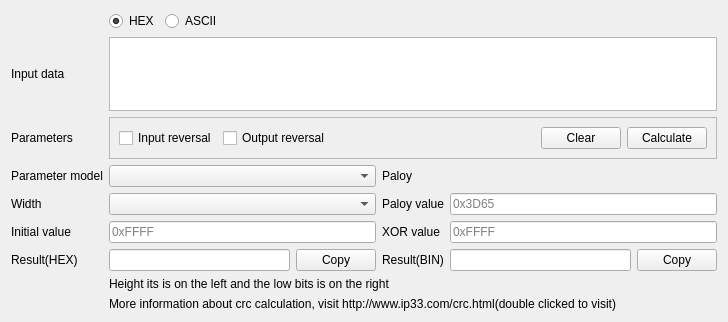
<?xml version="1.0" encoding="UTF-8"?>
<ui version="4.0">
 <class>xToolsCRCAssistant</class>
 <widget class="QWidget" name="xToolsCRCAssistant">
  <property name="geometry">
   <rect>
    <x>0</x>
    <y>0</y>
    <width>728</width>
    <height>322</height>
   </rect>
  </property>
  <property name="windowTitle">
   <string>CRC Assistant</string>
  </property>
  <layout class="QGridLayout" name="gridLayout">
   <item row="4" column="3">
    <widget class="QLabel" name="label_5">
     <property name="text">
      <string>Paloy value</string>
     </property>
    </widget>
   </item>
   <item row="5" column="0">
    <widget class="QLabel" name="label_6">
     <property name="text">
      <string>Initial value</string>
     </property>
    </widget>
   </item>
   <item row="6" column="2">
    <widget class="QPushButton" name="pushButtonCopyHex">
     <property name="text">
      <string>Copy</string>
     </property>
    </widget>
   </item>
   <item row="8" column="1" colspan="5">
    <widget class="QLabel" name="labelInfo">
     <property name="styleSheet">
      <string notr="true"/>
     </property>
     <property name="text">
      <string>More information about crc calculation, visit http://www.ip33.com/crc.html(double clicked to visit)</string>
     </property>
    </widget>
   </item>
   <item row="2" column="1" colspan="5">
    <widget class="QFrame" name="frame_2">
     <property name="frameShape">
      <enum>QFrame::StyledPanel</enum>
     </property>
     <property name="frameShadow">
      <enum>QFrame::Raised</enum>
     </property>
     <layout class="QHBoxLayout" name="horizontalLayout_2">
      <item>
       <widget class="QCheckBox" name="checkBoxRefIn">
        <property name="text">
         <string>Input reversal</string>
        </property>
       </widget>
      </item>
      <item>
       <widget class="QCheckBox" name="checkBoxRefOut">
        <property name="text">
         <string>Output reversal</string>
        </property>
       </widget>
      </item>
      <item>
       <spacer name="horizontalSpacer_2">
        <property name="orientation">
         <enum>Qt::Horizontal</enum>
        </property>
        <property name="sizeHint" stdset="0">
         <size>
          <width>40</width>
          <height>20</height>
         </size>
        </property>
       </spacer>
      </item>
      <item>
       <widget class="QPushButton" name="pushButtonClear">
        <property name="text">
         <string>Clear</string>
        </property>
       </widget>
      </item>
      <item>
       <widget class="QPushButton" name="pushButtonCalculate">
        <property name="text">
         <string>Calculate</string>
        </property>
       </widget>
      </item>
     </layout>
    </widget>
   </item>
   <item row="2" column="0">
    <widget class="QLabel" name="label_11">
     <property name="text">
      <string>Parameters</string>
     </property>
    </widget>
   </item>
   <item row="6" column="4">
    <widget class="QLineEdit" name="lineEditOutputBin"/>
   </item>
   <item row="5" column="3">
    <widget class="QLabel" name="label_7">
     <property name="text">
      <string>XOR value</string>
     </property>
    </widget>
   </item>
   <item row="7" column="1" colspan="4">
    <widget class="QLabel" name="label_10">
     <property name="styleSheet">
      <string notr="true"/>
     </property>
     <property name="text">
      <string>Height its is on the left and the low bits is on the right</string>
     </property>
    </widget>
   </item>
   <item row="0" column="1" colspan="5">
    <widget class="QFrame" name="frame">
     <property name="styleSheet">
      <string notr="true">QFrame {
	border:none
}</string>
     </property>
     <property name="frameShape">
      <enum>QFrame::StyledPanel</enum>
     </property>
     <property name="frameShadow">
      <enum>QFrame::Raised</enum>
     </property>
     <layout class="QHBoxLayout" name="horizontalLayout">
      <property name="leftMargin">
       <number>0</number>
      </property>
      <property name="topMargin">
       <number>0</number>
      </property>
      <property name="rightMargin">
       <number>0</number>
      </property>
      <property name="bottomMargin">
       <number>0</number>
      </property>
      <item>
       <widget class="QRadioButton" name="radioButtonHex">
        <property name="text">
         <string>HEX</string>
        </property>
        <property name="checked">
         <bool>true</bool>
        </property>
       </widget>
      </item>
      <item>
       <widget class="QRadioButton" name="radioButtonASCII">
        <property name="text">
         <string>ASCII</string>
        </property>
       </widget>
      </item>
      <item>
       <spacer name="horizontalSpacer">
        <property name="orientation">
         <enum>Qt::Horizontal</enum>
        </property>
        <property name="sizeHint" stdset="0">
         <size>
          <width>40</width>
          <height>20</height>
         </size>
        </property>
       </spacer>
      </item>
     </layout>
    </widget>
   </item>
   <item row="6" column="0">
    <widget class="QLabel" name="label_8">
     <property name="text">
      <string>Result(HEX)</string>
     </property>
    </widget>
   </item>
   <item row="3" column="0">
    <widget class="QLabel" name="label">
     <property name="text">
      <string>Parameter model</string>
     </property>
    </widget>
   </item>
   <item row="6" column="1">
    <widget class="QLineEdit" name="lineEditOutputHex"/>
   </item>
   <item row="3" column="4" colspan="2">
    <widget class="QLabel" name="labelPolyFormula">
     <property name="text">
      <string/>
     </property>
    </widget>
   </item>
   <item row="4" column="0">
    <widget class="QLabel" name="label_2">
     <property name="text">
      <string>Width</string>
     </property>
    </widget>
   </item>
   <item row="1" column="1" colspan="5">
    <widget class="QTextEdit" name="textEdit">
     <property name="html">
      <string>&lt;!DOCTYPE HTML PUBLIC &quot;-//W3C//DTD HTML 4.0//EN&quot; &quot;http://www.w3.org/TR/REC-html40/strict.dtd&quot;&gt;
&lt;html&gt;&lt;head&gt;&lt;meta name=&quot;qrichtext&quot; content=&quot;1&quot; /&gt;&lt;meta charset=&quot;utf-8&quot; /&gt;&lt;style type=&quot;text/css&quot;&gt;
p, li { white-space: pre-wrap; }
hr { height: 1px; border-width: 0; }
li.unchecked::marker { content: &quot;\2610&quot;; }
li.checked::marker { content: &quot;\2612&quot;; }
&lt;/style&gt;&lt;/head&gt;&lt;body style=&quot; font-family:'Microsoft YaHei UI'; font-size:9pt; font-weight:400; font-style:normal;&quot;&gt;
&lt;p style=&quot;-qt-paragraph-type:empty; margin-top:0px; margin-bottom:0px; margin-left:0px; margin-right:0px; -qt-block-indent:0; text-indent:0px; font-family:'SimSun';&quot;&gt;&lt;br /&gt;&lt;/p&gt;&lt;/body&gt;&lt;/html&gt;</string>
     </property>
    </widget>
   </item>
   <item row="6" column="5">
    <widget class="QPushButton" name="pushButtonCopyBin">
     <property name="text">
      <string>Copy</string>
     </property>
    </widget>
   </item>
   <item row="4" column="1" colspan="2">
    <widget class="QComboBox" name="comboBoxWidth"/>
   </item>
   <item row="5" column="1" colspan="2">
    <widget class="QLineEdit" name="lineEditInit">
     <property name="placeholderText">
      <string notr="true">0xFFFF</string>
     </property>
    </widget>
   </item>
   <item row="4" column="4" colspan="2">
    <widget class="QLineEdit" name="lineEditPoly">
     <property name="text">
      <string/>
     </property>
     <property name="placeholderText">
      <string notr="true">0x3D65</string>
     </property>
    </widget>
   </item>
   <item row="3" column="1" colspan="2">
    <widget class="QComboBox" name="comboBoxName"/>
   </item>
   <item row="3" column="3">
    <widget class="QLabel" name="label_4">
     <property name="text">
      <string>Paloy</string>
     </property>
    </widget>
   </item>
   <item row="5" column="4" colspan="2">
    <widget class="QLineEdit" name="lineEditXOROUT">
     <property name="placeholderText">
      <string notr="true">0xFFFF</string>
     </property>
    </widget>
   </item>
   <item row="1" column="0">
    <widget class="QLabel" name="label_3">
     <property name="text">
      <string>Input data</string>
     </property>
    </widget>
   </item>
   <item row="6" column="3">
    <widget class="QLabel" name="label_9">
     <property name="text">
      <string>Result(BIN)</string>
     </property>
    </widget>
   </item>
  </layout>
  <zorder>label_6</zorder>
  <zorder>lineEditOutputHex</zorder>
  <zorder>textEdit</zorder>
  <zorder>lineEditPoly</zorder>
  <zorder>labelInfo</zorder>
  <zorder>label_5</zorder>
  <zorder>label_7</zorder>
  <zorder>label</zorder>
  <zorder>pushButtonCopyBin</zorder>
  <zorder>lineEditXOROUT</zorder>
  <zorder>label_8</zorder>
  <zorder>frame_2</zorder>
  <zorder>comboBoxName</zorder>
  <zorder>label_3</zorder>
  <zorder>frame</zorder>
  <zorder>label_10</zorder>
  <zorder>lineEditOutputBin</zorder>
  <zorder>label_2</zorder>
  <zorder>pushButtonCopyHex</zorder>
  <zorder>label_9</zorder>
  <zorder>comboBoxWidth</zorder>
  <zorder>lineEditInit</zorder>
  <zorder>label_4</zorder>
  <zorder>labelPolyFormula</zorder>
  <zorder>label_11</zorder>
 </widget>
 <resources/>
 <connections>
  <connection>
   <sender>pushButtonClear</sender>
   <signal>clicked()</signal>
   <receiver>textEdit</receiver>
   <slot>clear()</slot>
   <hints>
    <hint type="sourcelabel">
     <x>578</x>
     <y>165</y>
    </hint>
    <hint type="destinationlabel">
     <x>560</x>
     <y>71</y>
    </hint>
   </hints>
  </connection>
  <connection>
   <sender>pushButtonCopyHex</sender>
   <signal>clicked()</signal>
   <receiver>lineEditOutputHex</receiver>
   <slot>selectAll()</slot>
   <hints>
    <hint type="sourcelabel">
     <x>304</x>
     <y>287</y>
    </hint>
    <hint type="destinationlabel">
     <x>236</x>
     <y>290</y>
    </hint>
   </hints>
  </connection>
  <connection>
   <sender>pushButtonCopyHex</sender>
   <signal>clicked()</signal>
   <receiver>lineEditOutputHex</receiver>
   <slot>copy()</slot>
   <hints>
    <hint type="sourcelabel">
     <x>333</x>
     <y>296</y>
    </hint>
    <hint type="destinationlabel">
     <x>201</x>
     <y>297</y>
    </hint>
   </hints>
  </connection>
  <connection>
   <sender>pushButtonCopyBin</sender>
   <signal>clicked()</signal>
   <receiver>lineEditOutputBin</receiver>
   <slot>selectAll()</slot>
   <hints>
    <hint type="sourcelabel">
     <x>671</x>
     <y>288</y>
    </hint>
    <hint type="destinationlabel">
     <x>622</x>
     <y>289</y>
    </hint>
   </hints>
  </connection>
  <connection>
   <sender>pushButtonCopyBin</sender>
   <signal>clicked()</signal>
   <receiver>lineEditOutputBin</receiver>
   <slot>copy()</slot>
   <hints>
    <hint type="sourcelabel">
     <x>662</x>
     <y>295</y>
    </hint>
    <hint type="destinationlabel">
     <x>616</x>
     <y>295</y>
    </hint>
   </hints>
  </connection>
  <connection>
   <sender>radioButtonHex</sender>
   <signal>clicked()</signal>
   <receiver>textEdit</receiver>
   <slot>clear()</slot>
   <hints>
    <hint type="sourcelabel">
     <x>149</x>
     <y>20</y>
    </hint>
    <hint type="destinationlabel">
     <x>149</x>
     <y>43</y>
    </hint>
   </hints>
  </connection>
 </connections>
</ui>
